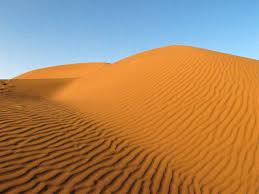
#> input picture Dimentionality Reduction/Images2/01.jpg, 259 x 194 px; its folder holds 4 pictures in this run
$ jupyter execute --allow-errors 'A03 - Dimensionality Reduction.ipynb'   (shell and % lines are left out)
#> lines starting #> are read from the running program, lines starting #| are printed output that depends on the picture
[cell 1]
%pylab inline

# Helper functions

[cell 2]
from PIL import Image
import os
import pandas as pd
import pylab as pl

[cell 3]
def load_images(img_dir, grayscale=False):
    """Loads images from within a specified directory.

    Args:
      img_dir (str): The directory from which to load (.jpg) images.
      grayscale (bool): Whether to convert the image into grayscale. Defaults to False.

    Returns:
      images: An array of image objects loaded from the specified directory

    """
#> called with img_dir = 'Dimentionality Reduction/images', grayscale = False
#> call 2 of load_images, with img_dir = 'Dimentionality Reduction/Images2', grayscale = False
#> in load_images, im is the input picture: PIL image 259x194 RGB; mean R, G, B 168.3, 132.8, 96.9
#> in load_images (call 2), `im = im.resize((100, 100))`:
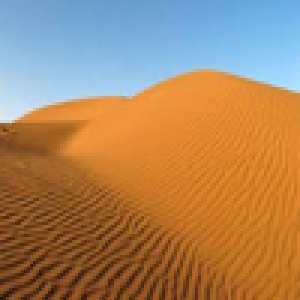
#> im: PIL image 100x100 RGB (shown 3 times larger); mean R, G, B 168.3, 132.8, 96.9
    images = []

    for file in os.listdir(img_dir):
        if file.endswith(".jpg"):
            im = Image.open(os.path.join(img_dir, file))

            im = im.resize((100, 100))

            if grayscale:
                im = np.array(im, dtype=np.float64) / 255

                # Convert image to grayscale
                r, g, b = im[:,:,0], im[:,:,1], im[:,:,2]
                gray = 0.2989*r + 0.5870*g + 0.1140*b
                im = gray.reshape((1, -1))[0]

            images.append(im)
#> pass 2 of the loop in load_images, `for file in os.listdir(img_dir):`:
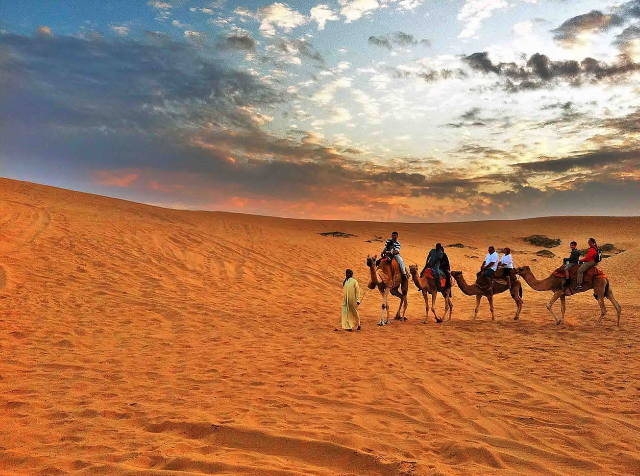
#> input picture Dimentionality Reduction/Images2/02.jpg, 1280 x 951 px (shown at 1/2 size)
#> in load_images, im is the input picture: PIL image 1280x951 RGB; mean R, G, B 173.3, 125.7, 93.3
#> in load_images (call 2), `im = im.resize((100, 100))`:
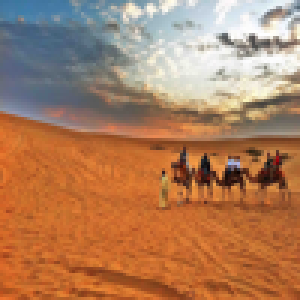
#> im: PIL image 100x100 RGB (shown 3 times larger); mean R, G, B 173.3, 125.7, 93.3
#> pass 3 of the loop in load_images, `for file in os.listdir(img_dir):`:
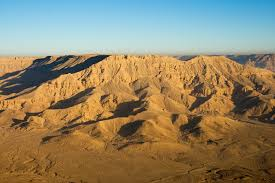
#> input picture Dimentionality Reduction/Images2/03.jpg, 275 x 183 px
#> in load_images, im is the input picture: PIL image 275x183 RGB; mean R, G, B 145.5, 132.8, 104.3
#> in load_images (call 2), `im = im.resize((100, 100))`:
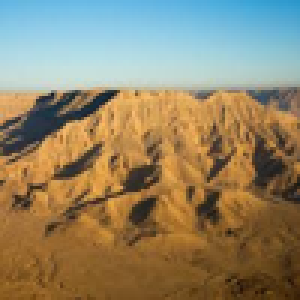
#> im: PIL image 100x100 RGB (shown 3 times larger); mean R, G, B 145.5, 132.8, 104.3
#> the loop made 4 passes; the first 3 are shown

    return images

def plot_image_space(images, X, title="Projection of the Images into 2 Dimensions"):
    """Generates and shows a plot of images in a feature space.

    A figure with one plot is generated. The plot displays the location of each image in
    relation to the image's feature values in the input feature space (X).

    Args:
      images (Image): An image.
      images (SciPy array): An array of SSQs, one computed for each k.

    """
    # min-max normalization
    x_min, x_max = np.min(X, axis=0), np.max(X, axis=0)
    X = (X - x_min) / (x_max - x_min)

    # Create a figure
    pl.figure(figsize=(16, 5))
    ax = pl.subplot(111)
    #ax.axis('off')

    # Generate picture thumbnails in the plot
    if hasattr(matplotlib.offsetbox, 'AnnotationBbox'):
        # only print thumbnails with matplotlib > 1.0
        for i in range(len(images)):
            imagebox = matplotlib.offsetbox.OffsetImage(images[i], zoom=.65)
            ab = matplotlib.offsetbox.AnnotationBbox(imagebox, X[i][0:2])
            ax.add_artist(ab)

    # Add figure labels and ticks
    pl.title(title, fontsize=16)
    pl.xticks([]), pl.yticks([])

    # Add figure bounds
    pl.ylim((np.min(X, axis=0)[1])-0.25,(np.max(X, axis=0)[1])+0.25)
    pl.xlim((np.min(X, axis=0)[0])-0.1,(np.max(X, axis=0)[0])+0.1)
